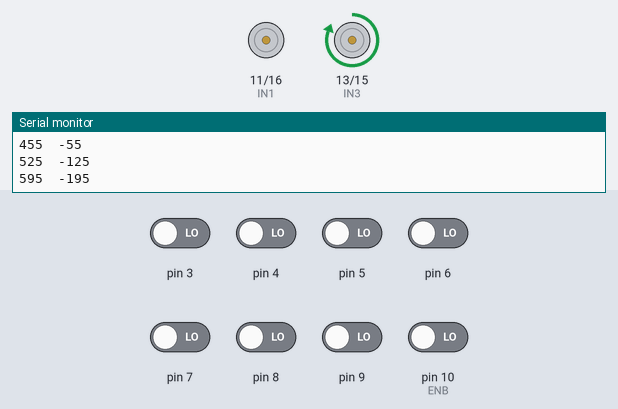
Simulated run of this sketch. Board: Arduino Uno, built with avr-gcc and run on an emulated ATmega328P. Parts: motor-driver pin pairs drawn as motors (green arrow = first pin HIGH = forward, orange = second pin HIGH = backward, longer = more drive, scaled by the enable pin), the last lines printed to the serial monitor. Inputs (shaded band) come from the test bench; at power-on: pin 3–9, pin 10 (ENB) LOW.

Above: at 6.7 s.
6.8 s: pin 7 driven HIGH
At 9.21 s:
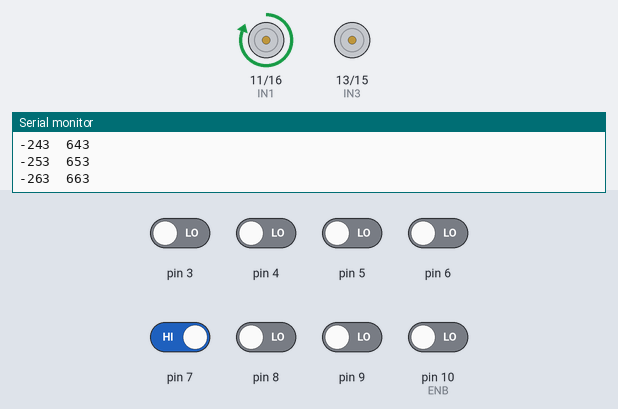
9.8 s: pin 3 driven HIGH
At 10.7 s:
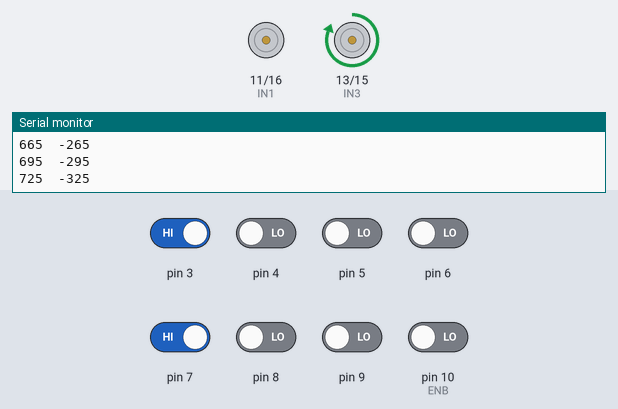
12.8 s: pin 10 (ENB) driven HIGH
At 13.62 s:
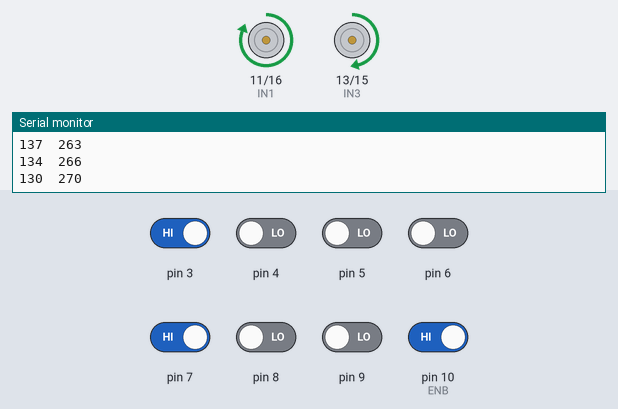
15.8 s: pin 9 driven HIGH
18.8 s: pin 4 driven HIGH
20.5 s: pin 5 driven HIGH
At 21.56 s:
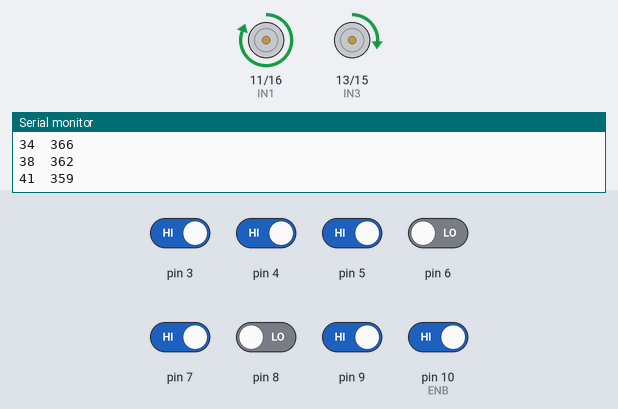
Timing chart, 0 to 24.5 s (numbered marks = the images above; inputs shaded):
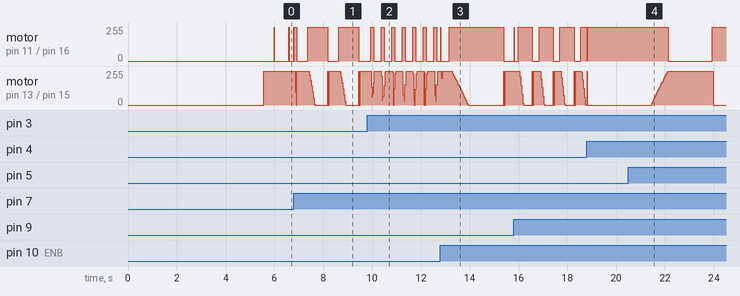

Measured:
- after the input at 9.8 s, motor on pin 11 (IN1) / pin 16 (IN2): alternates forward 255/255 for 0.13 s and stopped for 0.30 s, starting after 0.27 s
- by itself, motor on pin 11 (IN1) / pin 16 (IN2): repeats every 1.3 s: stopped 0.46 s, forward 255/255 0.81 s
- by itself, motor on pin 13 (IN3) / pin 15 (IN4): rises from stopped to forward 255/255 in 0.68 s, then falls to stopped in 1.8 s

The sketch:

Siguelineas.ino
```cpp
#include <QTRSensors.h>
/*CONSTANTES*/
//Sensor siguelineas
#define Kp 0.2 // experimentar (valores bajos)
#define Ki 0.02 // no se ni lo que estoy haciendo
#define Kd 0.5 // experimentar con valores bajos (Ki < Kp < Kd)
#define NUM_SENSORS  8     // number of sensors used

//Velocidades
#define rightMaxSpeed 255 // max speed of the robot (0-255)
#define leftMaxSpeed 255 // max speed of the robot (0-255)
#define rightBaseSpeed 200 // this is the speed at which the motors should spin when the robot is perfectly on the line (0-255)
#define leftBaseSpeed 200  // this is the speed at which the motors should spin when the robot is perfectly on the line (0-255)

//Pines
#define ENA 12
#define IN1 11
#define IN2 16
#define IN3 13
#define IN4 15
#define ENB 10

/*VARIABLES*/
//Sensor QTR
QTRSensors qtr;
const uint8_t SensorCount = NUM_SENSORS;
uint16_t sensorValues[SensorCount];
int error;
int integral = 0;
int derivado = 0;
int lastError = 0;
int position;

//Ultrasonidos
// const int Echo[3] = {52, 36, 23}; // de izquierda a derecha (L, F, R)
// const int Trigger[3] = {53, 38, 22}; // de izquierda a derecha (L, F, R)
// int distancia[3];


void wait() {
 digitalWrite(ENA, 0);
 digitalWrite(ENB, 0);
  }


void adelante(int DPWM, int IPWM, int ret) {
  if (DPWM > rightMaxSpeed) DPWM = rightMaxSpeed; //Prevencion
  if (IPWM > leftMaxSpeed) IPWM = leftMaxSpeed; //Prevencion
  if (DPWM < 0) DPWM = 0;
  if (IPWM < 0) IPWM = 0;

  // Direccion motor A
  digitalWrite (IN1, HIGH);
  digitalWrite (IN2, LOW);
  analogWrite (ENA,DPWM); //Velocidad motor A  Rueda izquierda Rueda debil

  // Direccion motor B
  digitalWrite (IN3, HIGH);
  digitalWrite (IN4, LOW);
  analogWrite (ENB,IPWM); //Velocidad motor B Rueda de la derecha

  if (ret > 0){
  delay(ret);
  }
}


int ping(int Echo, int Trigger) {
  long duration;
  digitalWrite(Trigger, LOW); //Generar un pulso limpio ponemos a LOW 4us
  delayMicroseconds(2);
  digitalWrite(Trigger, HIGH);  //Generar Trigger (disparo) de 10us
  delayMicroseconds(10);
  digitalWrite(Trigger, LOW);
  duration = pulseIn(Echo, HIGH);  //Medir el tiempo entre pulsos, en microsegundos
  return duration * 10 / 292/ 2;
}


 void siguelineas() {
  position = qtr.readLineBlack(sensorValues); //Lectura de la posición de la linea con respecto al robot
  error =  position - 3500; //El error irá desde +3500 a -3500 si es > 0 linea a izq del sensor, si es < 0 linea a la dch del sensor
  // for (uint8_t i = 0; i < SensorCount; i++)
  // {
  //   Serial.print(sensorValues[i]);
  //   Serial.print('\t');
  // }
  // Serial.println(position); //Posición del robot en la linea (debugging)
  // Serial.println(error); //Errir del robot (debugging)

  error =  position - 3500; //El error irá desde +3500 a -3500 si es >0 linea a izq del sensor, si es <0 linea a la dch del sensor
  integral = integral + error;
  derivado = error - lastError;
  int vel = Kp * error + Kd * derivado + Ki * integral;
  lastError = error;

  // Asignación de velocidades
  int MotorDPWM = rightBaseSpeed + vel; //Base, modificar según parámetros PID
  int MotorIPWM = leftBaseSpeed - vel; //Base, modificar según parámetros PID
  Serial.print(MotorIPWM);
  Serial.print('\t');
  Serial.print(MotorDPWM);
  Serial.println();
  adelante(MotorDPWM, MotorIPWM,0);
}


void setup() {
  delay(500);
  pinMode(13, OUTPUT);

  //Ultrasonidos
  // for (int k = 0; k < 3; k++){
  //   pinMode(Trigger[k], OUTPUT);
  //   pinMode(Echo[k], INPUT);
  // }

  pinMode(LED_BUILTIN, OUTPUT);
  pinMode(IN1, OUTPUT);
  pinMode(IN2, OUTPUT);
  pinMode(ENA, OUTPUT);
  pinMode(IN3, OUTPUT);
  pinMode(IN4, OUTPUT);
  pinMode(ENB, OUTPUT);

  // Configure the sensors
  qtr.setTypeRC();
  qtr.setSensorPins((const uint8_t[]){3, 4, 5, 6, 7, 8, 9, 10}, SensorCount);

  digitalWrite(LED_BUILTIN, HIGH); //Encender el led al empezar la calibración

  // 2.5 ms RC read timeout (default) * 10 reads per calibrate() call
  // ~25 ms per calibrate() call.
  // Call calibrate() 200 times to make calibration take about 10 seconds.
  for (uint16_t i = 0; i < 200; i++)
  {
    qtr.calibrate();
  }
  digitalWrite(LED_BUILTIN, LOW); //Apagar el led al acabar la calibración

  // Valores de calibración
  Serial.begin(9600);
  for (uint8_t i = 0; i < SensorCount; i++)
  {
    Serial.print(qtr.calibrationOn.maximum[i]);
    Serial.print(' ');
  }
  Serial.println();
  Serial.println();

  // Ultrasonidos
  // while (ping(Echo[1], Trigger[1]) < 10) {
  //   wait();
  // }
}


void loop() {
 siguelineas();
}
```
